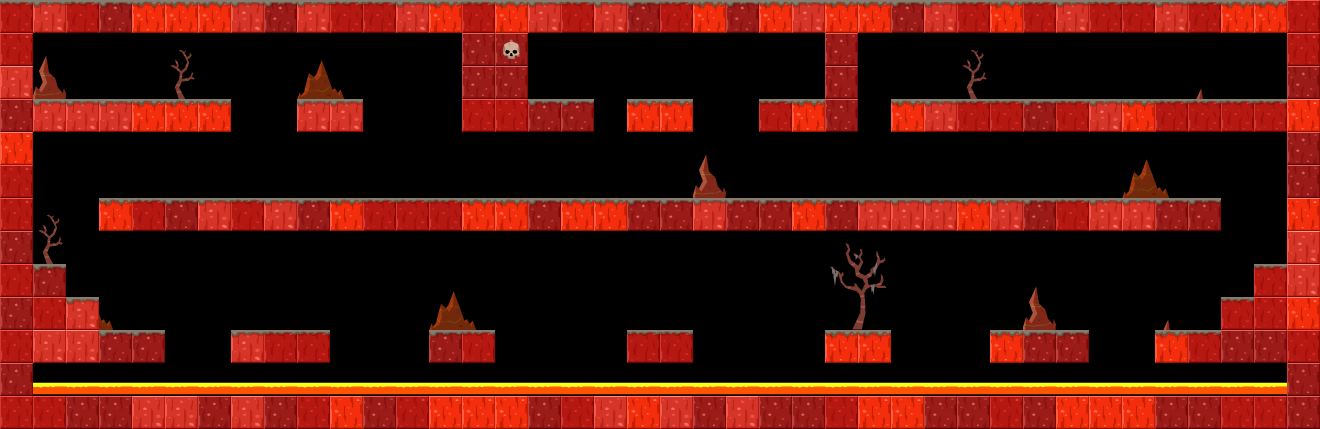

This game map was drawn from its Tiled (.tmx) file and the tilesets committed beside it. A one-line description and the trimmed map source follow:
An orthogonal 40x13 tile map with 33x33 px tiles, 4 tile layers (bg, deco background, layout, deco foreground) and 62 objects (27x citrus.objects.platformer.box2d.Platform, 10x citrus.objects.platformer.box2d.Sensor, 8x citrus.objects.CitrusSprite, 6x space_digger.Seam, 6x space_digger.enemies.SpawnSpot, ...).

<map version="1.0" orientation="orthogonal" width="40" height="13" tilewidth="33" tileheight="33">
 <tileset firstgid="1" name="tileset_fire" tilewidth="33" tileheight="33">
  <image source="../tilesets/tileset_fire.png" width="297" height="132" />
  <tile id="12">
   <properties>
    <property name="" value="" />
   </properties>
  </tile>
 </tileset>
 <layer name="bg" width="40" height="13">
  <properties>
   <property name="group" value="0" />
  </properties>
  <data>[520 cells, 0 non-empty, 0 distinct tile ids]</data>
 </layer>
 <layer name="deco background" width="40" height="13">
  <data>[520 cells, 12 non-empty, 2 distinct tile ids]</data>
 </layer>
 <objectgroup color="#ffff00" name="animated decoration bg" width="40" height="13">
  <properties>
   <property name="group" value="0" />
  </properties>
  <object name="sky" type="citrus.objects.CitrusSprite" x="644" y="-330" width="33" height="33">
   <properties>
    <property name="registration" value="center" />
    <property name="view" value="Sky_fire" />
   </properties>
   <ellipse />
  </object>
  <object type="citrus.objects.CitrusSprite" x="80" y="30">
   <properties>
    <property name="view" value="Liana1_fire" />
   </properties>
   <ellipse />
  </object>
  <object type="citrus.objects.CitrusSprite" x="166" y="228">
   <properties>
    <property name="view" value="Liana2_fire" />
   </properties>
   <ellipse />
  </object>
  <object type="citrus.objects.CitrusSprite" x="387" y="228">
   <properties>
    <property name="view" value="Liana3_fire" />
   </properties>
   <ellipse />
  </object>
  <object type="citrus.objects.CitrusSprite" x="327" y="229">
   <properties>
    <property name="view" value="Liana2_fire" />
   </properties>
   <ellipse />
  </object>
  <object type="citrus.objects.CitrusSprite" x="753" y="229">
   <properties>
    <property name="view" value="Liana1_fire" />
   </properties>
   <ellipse />
  </object>
  <object type="citrus.objects.CitrusSprite" x="927" y="131">
   <properties>
    <property name="view" value="Liana1_fire" />
   </properties>
   <ellipse />
  </object>
  <object type="citrus.objects.CitrusSprite" x="1196" y="129">
   <properties>
    <property name="view" value="Liana2_fire" />
   </properties>
   <ellipse />
  </object>
 </objectgroup>
 <layer name="layout" width="40" height="13">
  <properties>
   <property name="group" value="2" />
  </properties>
  <data>[520 cells, 235 non-empty, 9 distinct tile ids]</data>
 </layer>
 <layer name="deco foreground" width="40" height="13">
  <properties>
   <property name="group" value="2" />
  </properties>
  <data>[520 cells, 31 non-empty, 14 distinct tile ids]</data>
 </layer>
 <objectgroup name="platforms" width="40" height="13">
  <properties>
   <property name="group" value="2" />
  </properties>
  <object type="citrus.objects.platformer.box2d.Platform" x="462" y="0" width="66" height="132" />
  <object type="citrus.objects.platformer.box2d.Platform" x="825" y="0" width="33" height="132" />
  <object type="citrus.objects.platformer.box2d.Platform" x="0" y="0" width="33" height="429" />
  <object type="citrus.objects.platformer.box2d.Platform" x="1287" y="0" width="33" height="429" />
  <object type="citrus.objects.platformer.box2d.Platform" x="33" y="396" width="1254" height="33" />
  <object type="citrus.objects.platformer.box2d.Platform" x="33" y="0" width="429" height="33" />
  <object type="citrus.objects.platformer.box2d.Platform" x="528" y="0" width="297" height="33" />
  <object type="citrus.objects.platformer.box2d.Platform" x="858" y="0" width="429" height="33" />
  <object type="citrus.objects.platformer.box2d.Platform" x="1287" y="99" height="33" />
  <object type="citrus.objects.platformer.box2d.Platform" x="891" y="99" width="396" height="33" />
  <object type="citrus.objects.platformer.box2d.Platform" x="99" y="198" width="1122" height="33" />
  <object type="citrus.objects.platformer.box2d.Platform" x="33" y="99" width="198" height="33" />
  <object type="citrus.objects.platformer.box2d.Platform" x="297" y="99" width="66" height="33" />
  <object type="citrus.objects.platformer.box2d.Platform" x="528" y="99" width="66" height="33" />
  <object type="citrus.objects.platformer.box2d.Platform" x="627" y="99" width="66" height="33" />
  <object type="citrus.objects.platformer.box2d.Platform" x="759" y="99" width="66" height="33" />
  <object type="citrus.objects.platformer.box2d.Platform" x="1155" y="330" width="132" height="33" />
  <object type="citrus.objects.platformer.box2d.Platform" x="1221" y="297" width="66" height="33" />
  <object type="citrus.objects.platformer.box2d.Platform" x="1254" y="264" width="33" height="33" />
  <object type="citrus.objects.platformer.box2d.Platform" x="33" y="330" width="132" height="33" />
  <object type="citrus.objects.platformer.box2d.Platform" x="33" y="297" width="66" height="33" />
  <object type="citrus.objects.platformer.box2d.Platform" x="33" y="264" width="33" height="33" />
  <object type="citrus.objects.platformer.box2d.Platform" x="231" y="330" width="99" height="33" />
  <object type="citrus.objects.platformer.box2d.Platform" x="429" y="330" width="66" height="33" />
  <object type="citrus.objects.platformer.box2d.Platform" x="627" y="330" width="66" height="33" />
  <object type="citrus.objects.platformer.box2d.Platform" x="825" y="330" width="66" height="33" />
  <object type="citrus.objects.platformer.box2d.Platform" x="990" y="330" width="99" height="33" />
 </objectgroup>
 <objectgroup color="#ff5500" name="breakable blocks" width="40" height="13">
  <object type="space_digger.DestructibleBlock" x="1089" y="66" width="33" height="33">
   <properties>
    <property name="view" value="BreakableBlock_fire" />
   </properties>
  </object>
  <object type="space_digger.DestructibleBlock" x="1155" y="297" width="33" height="33">
   <properties>
    <property name="view" value="BreakableBlock_fire" />
   </properties>
  </object>
 </objectgroup>
 <objectgroup color="#5500ff" name="player &amp; exit" width="40" height="13">
  <object name="player_char" type="space_digger.PlayerCharacter" x="643" y="66" width="33" height="33">
   <properties>
    <property name="view" value="PlayerCharacterAnimation" />
   </properties>
  </object>
  <object name="exit" type="citrus.objects.platformer.box2d.Sensor" x="627" y="33" width="66" height="66">
   <properties>
    <property name="view" value="FxExit" />
   </properties>
  </object>
  <object name="ship" type="space_digger.SpaceShip" x="644" y="-243" width="33" height="33">
   <properties>
    <property name="group" value="2" />
    <property name="view" value="SpaceShip_fire" />
   </properties>
   <ellipse />
  </object>
 </objectgroup>
 <objectgroup color="#00aa00" name="seams" width="40" height="13">
  <object name="seam_4" type="space_digger.Seam" x="627" y="297" width="33" height="33">
   <properties>
    <property name="view" value="Seam_fire" />
   </properties>
  </object>
  <object name="seam_0" type="space_digger.Seam" x="792" y="66" width="33" height="33">
   <properties>
    <property name="view" value="Seam_fire" />
   </properties>
  </object>
  <object name="seam_1" type="space_digger.Seam" x="1254" y="66" width="33" height="33">
   <properties>
    <property name="view" value="Seam_fire" />
   </properties>
  </object>
  <object name="seam_2" type="space_digger.Seam" x="660" y="297" width="33" height="33">
   <properties>
    <property name="view" value="Seam_fire" />
   </properties>
  </object>
  </objectgroup>
 <objectgroup color="#ff0000" name="enemies" width="40" height="13">
  <properties>
   <property name="group" value="1" />
  </properties>
  <!-- 7 objects omitted --></objectgroup>
 <objectgroup color="#ff557f" name="enemy limits" width="40" height="13">
  <!-- 9 objects omitted --></objectgroup>
</map>
<!-- 18 of 62 objects omitted -->
